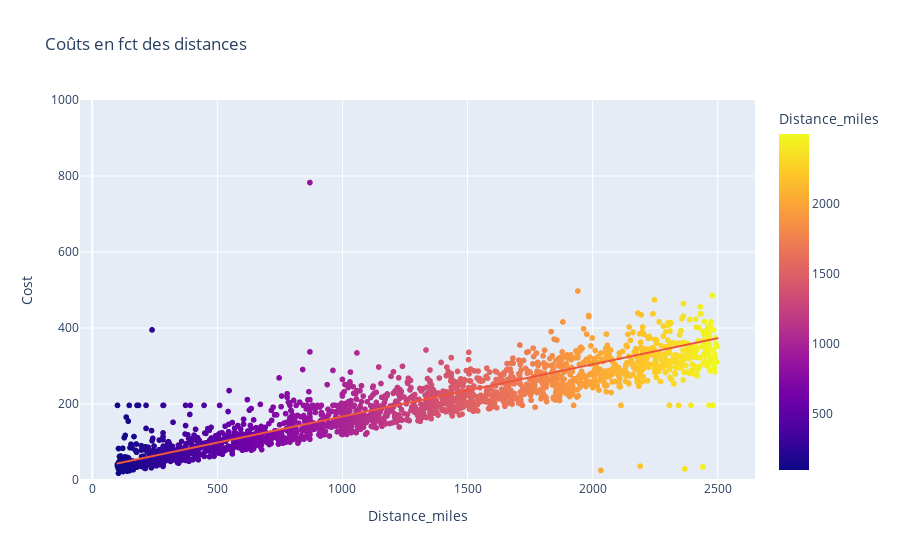

Notebook code cell kept with this figure:
### Code cell
plt.figure(figsize=(10,6))
fig=px.scatter(df_int,x='Distance_miles',
              y='Cost',
              color='Distance_miles',
              trendline='ols',
              title='Coûts en fct des distances')
# Fixer la plage de l’axe des ordonnées
fig.update_layout(
    yaxis=dict(range=[0, 1000])
)

fig.show()

### Figure 1 — Plotly figure (JSON) as saved in the notebook; plotly's stock layout.template omitted (floating-point values rounded to 4 significant figures; data arrays with more than 128 entries replaced by an {"elided": "..."} marker saying what was removed)
{"data": [{"hovertemplate": "Distance_miles=%{marker.color}<br>Cost=%{y}<extra></extra>", "legendgroup": "", "marker": {"color": {"elided": "2000 int values"}, "coloraxis": "coloraxis", "symbol": "circle"}, "mode": "markers", "name": "", "showlegend": false, "type": "scattergl", "x": {"elided": "2000 int values"}, "xaxis": "x", "y": {"elided": "2000 float values"}, "yaxis": "y"}, {"hovertemplate": "<b>OLS trendline</b><br>Cost = 0.137381 * Distance_miles + 29.7024<br>R<sup>2</sup>=0.185901<br><br>Distance_miles=%{x}<br>Cost=%{y} <b>(trend)</b><extra></extra>", "legendgroup": "", "marker": {"symbol": "circle"}, "mode": "lines", "name": "", "showlegend": false, "type": "scattergl", "x": {"elided": "2000 int values"}, "xaxis": "x", "y": {"elided": "2000 float values"}, "yaxis": "y"}], "layout": {"coloraxis": {"colorbar": {"title": {"text": "Distance_miles"}}, "colorscale": [[0, "#0d0887"], [0.1111, "#46039f"], [0.2222, "#7201a8"], [0.3333, "#9c179e"], [0.4444, "#bd3786"], [0.5556, "#d8576b"], [0.6667, "#ed7953"], [0.7778, "#fb9f3a"], [0.8889, "#fdca26"], [1, "#f0f921"]]}, "legend": {"tracegroupgap": 0}, "title": {"text": "Coûts en fct des distances"}, "xaxis": {"anchor": "y", "domain": [0, 1], "title": {"text": "Distance_miles"}}, "yaxis": {"anchor": "x", "domain": [0, 1], "range": [0, 1000], "title": {"text": "Cost"}}}}
